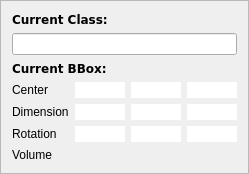
       <widget class="QFrame" name="frame">
        <property name="sizePolicy">
         <sizepolicy hsizetype="Preferred" vsizetype="Minimum">
          <horstretch>0</horstretch>
          <verstretch>0</verstretch>
         </sizepolicy>
        </property>
        <property name="minimumSize">
         <size>
          <width>230</width>
          <height>0</height>
         </size>
        </property>
        <property name="frameShape">
         <enum>QFrame::StyledPanel</enum>
        </property>
        <property name="frameShadow">
         <enum>QFrame::Sunken</enum>
        </property>
        <layout class="QVBoxLayout" name="verticalLayout_4">
         <item>
          <widget class="QLabel" name="current_label_title">
           <property name="sizePolicy">
            <sizepolicy hsizetype="Preferred" vsizetype="Maximum">
             <horstretch>0</horstretch>
             <verstretch>0</verstretch>
            </sizepolicy>
           </property>
           <property name="font">
            <font>
             <family>DejaVu Sans,Arial</family>
             <weight>75</weight>
             <bold>true</bold>
            </font>
           </property>
           <property name="text">
            <string>Current Class:</string>
           </property>
          </widget>
         </item>
         <item>
          <widget class="QLineEdit" name="current_class_lineedit">
           <property name="sizePolicy">
            <sizepolicy hsizetype="Minimum" vsizetype="Fixed">
             <horstretch>0</horstretch>
             <verstretch>0</verstretch>
            </sizepolicy>
           </property>
          </widget>
         </item>
         <item>
          <widget class="QLabel" name="current_bbox_title">
           <property name="sizePolicy">
            <sizepolicy hsizetype="Preferred" vsizetype="Maximum">
             <horstretch>0</horstretch>
             <verstretch>0</verstretch>
            </sizepolicy>
           </property>
           <property name="font">
            <font>
             <family>DejaVu Sans,Arial</family>
             <weight>75</weight>
             <bold>true</bold>
            </font>
           </property>
           <property name="text">
            <string>Current BBox:</string>
           </property>
          </widget>
         </item>
         <item>
          <layout class="QGridLayout" name="bbox_parameter_grid" rowminimumheight="0,0,0,0" columnminimumwidth="0,0,0,0">
           <property name="sizeConstraint">
            <enum>QLayout::SetDefaultConstraint</enum>
           </property>
           <property name="topMargin">
            <number>0</number>
           </property>
           <property name="verticalSpacing">
            <number>6</number>
           </property>
           <item row="2" column="1">
            <widget class="QLineEdit" name="rot_x_edit">
             <property name="sizePolicy">
              <sizepolicy hsizetype="Fixed" vsizetype="Fixed">
               <horstretch>0</horstretch>
               <verstretch>0</verstretch>
              </sizepolicy>
             </property>
             <property name="maximumSize">
              <size>
               <width>50</width>
               <height>25</height>
              </size>
             </property>
             <property name="sizeIncrement">
              <size>
               <width>0</width>
               <height>0</height>
              </size>
             </property>
             <property name="baseSize">
              <size>
               <width>0</width>
               <height>0</height>
              </size>
             </property>
             <property name="styleSheet">
              <string notr="true">color: #696969;</string>
             </property>
             <property name="frame">
              <bool>false</bool>
             </property>
             <property name="alignment">
              <set>Qt::AlignRight|Qt::AlignTrailing|Qt::AlignVCenter</set>
             </property>
             <property name="dragEnabled">
              <bool>false</bool>
             </property>
             <property name="readOnly">
              <bool>false</bool>
             </property>
             <property name="clearButtonEnabled">
              <bool>false</bool>
             </property>
            </widget>
           </item>
           <item row="1" column="2">
            <widget class="QLineEdit" name="width_edit">
             <property name="sizePolicy">
              <sizepolicy hsizetype="Fixed" vsizetype="Fixed">
               <horstretch>0</horstretch>
               <verstretch>0</verstretch>
              </sizepolicy>
             </property>
             <property name="maximumSize">
              <size>
               <width>50</width>
               <height>25</height>
              </size>
             </property>
             <property name="sizeIncrement">
              <size>
               <width>0</width>
               <height>0</height>
              </size>
             </property>
             <property name="baseSize">
              <size>
               <width>0</width>
               <height>0</height>
              </size>
             </property>
             <property name="styleSheet">
              <string notr="true">color: #696969;</string>
             </property>
             <property name="frame">
              <bool>false</bool>
             </property>
             <property name="alignment">
              <set>Qt::AlignRight|Qt::AlignTrailing|Qt::AlignVCenter</set>
             </property>
             <property name="dragEnabled">
              <bool>false</bool>
             </property>
            </widget>
           </item>
           <item row="2" column="3">
            <widget class="QLineEdit" name="rot_z_edit">
             <property name="sizePolicy">
              <sizepolicy hsizetype="Fixed" vsizetype="Fixed">
               <horstretch>0</horstretch>
               <verstretch>0</verstretch>
              </sizepolicy>
             </property>
             <property name="maximumSize">
              <size>
               <width>50</width>
               <height>25</height>
              </size>
             </property>
             <property name="sizeIncrement">
              <size>
               <width>0</width>
               <height>0</height>
              </size>
             </property>
             <property name="baseSize">
              <size>
               <width>0</width>
               <height>0</height>
              </size>
             </property>
             <property name="styleSheet">
              <string notr="true">color: #696969;</string>
             </property>
             <property name="frame">
              <bool>false</bool>
             </property>
             <property name="alignment">
              <set>Qt::AlignRight|Qt::AlignTrailing|Qt::AlignVCenter</set>
             </property>
             <property name="dragEnabled">
              <bool>false</bool>
             </property>
            </widget>
           </item>
           <item row="0" column="0">
            <widget class="QLabel" name="center_label">
             <property name="sizePolicy">
              <sizepolicy hsizetype="Maximum" vsizetype="Preferred">
               <horstretch>0</horstretch>
               <verstretch>0</verstretch>
              </sizepolicy>
             </property>
             <property name="text">
              <string>Center</string>
             </property>
            </widget>
           </item>
           <item row="2" column="0">
            <widget class="QLabel" name="rotations_label">
             <property name="sizePolicy">
              <sizepolicy hsizetype="Maximum" vsizetype="Preferred">
               <horstretch>0</horstretch>
               <verstretch>0</verstretch>
              </sizepolicy>
             </property>
             <property name="text">
              <string>Rotation</string>
             </property>
            </widget>
           </item>
           <item row="2" column="2">
            <widget class="QLineEdit" name="rot_y_edit">
             <property name="sizePolicy">
              <sizepolicy hsizetype="Fixed" vsizetype="Fixed">
               <horstretch>0</horstretch>
               <verstretch>0</verstretch>
              </sizepolicy>
             </property>
             <property name="maximumSize">
              <size>
               <width>50</width>
               <height>25</height>
              </size>
             </property>
             <property name="sizeIncrement">
              <size>
               <width>0</width>
               <height>0</height>
              </size>
             </property>
             <property name="baseSize">
              <size>
               <width>0</width>
               <height>0</height>
              </size>
             </property>
             <property name="styleSheet">
              <string notr="true">color: #696969;</string>
             </property>
             <property name="frame">
              <bool>false</bool>
             </property>
             <property name="alignment">
              <set>Qt::AlignRight|Qt::AlignTrailing|Qt::AlignVCenter</set>
             </property>
             <property name="dragEnabled">
              <bool>false</bool>
             </property>
             <property name="readOnly">
              <bool>false</bool>
             </property>
            </widget>
           </item>
           <item row="1" column="3">
            <widget class="QLineEdit" name="height_edit">
             <property name="sizePolicy">
              <sizepolicy hsizetype="Fixed" vsizetype="Fixed">
               <horstretch>0</horstretch>
               <verstretch>0</verstretch>
              </sizepolicy>
             </property>
             <property name="maximumSize">
              <size>
               <width>50</width>
               <height>25</height>
              </size>
             </property>
             <property name="sizeIncrement">
              <size>
               <width>0</width>
               <height>0</height>
              </size>
             </property>
             <property name="baseSize">
              <size>
               <width>0</width>
               <height>0</height>
              </size>
             </property>
             <property name="styleSheet">
              <string notr="true">color: #696969;</string>
             </property>
             <property name="frame">
              <bool>false</bool>
             </property>
             <property name="alignment">
              <set>Qt::AlignRight|Qt::AlignTrailing|Qt::AlignVCenter</set>
             </property>
             <property name="dragEnabled">
              <bool>false</bool>
             </property>
            </widget>
           </item>
           <item row="1" column="1">
            <widget class="QLineEdit" name="length_edit">
             <property name="sizePolicy">
              <sizepolicy hsizetype="Fixed" vsizetype="Fixed">
               <horstretch>0</horstretch>
               <verstretch>0</verstretch>
              </sizepolicy>
             </property>
             <property name="maximumSize">
              <size>
               <width>50</width>
               <height>25</height>
              </size>
             </property>
             <property name="sizeIncrement">
              <size>
               <width>0</width>
               <height>0</height>
              </size>
             </property>
             <property name="baseSize">
              <size>
               <width>0</width>
               <height>0</height>
              </size>
             </property>
             <property name="styleSheet">
              <string notr="true">color: #696969;</string>
             </property>
             <property name="frame">
              <bool>false</bool>
             </property>
             <property name="alignment">
              <set>Qt::AlignRight|Qt::AlignTrailing|Qt::AlignVCenter</set>
             </property>
             <property name="dragEnabled">
              <bool>false</bool>
             </property>
            </widget>
           </item>
           <item row="0" column="3">
            <widget class="QLineEdit" name="pos_z_edit">
             <property name="sizePolicy">
              <sizepolicy hsizetype="Fixed" vsizetype="Fixed">
               <horstretch>0</horstretch>
               <verstretch>0</verstretch>
              </sizepolicy>
             </property>
             <property name="maximumSize">
              <size>
               <width>50</width>
               <height>25</height>
              </size>
             </property>
             <property name="sizeIncrement">
              <size>
               <width>0</width>
               <height>0</height>
              </size>
             </property>
             <property name="baseSize">
              <size>
               <width>0</width>
               <height>0</height>
              </size>
             </property>
             <property name="styleSheet">
              <string notr="true">color: #696969;</string>
             </property>
             <property name="frame">
              <bool>false</bool>
             </property>
             <property name="alignment">
              <set>Qt::AlignRight|Qt::AlignTrailing|Qt::AlignVCenter</set>
             </property>
             <property name="dragEnabled">
              <bool>false</bool>
             </property>
            </widget>
           </item>
           <item row="1" column="0">
            <widget class="QLabel" name="dimensions_label">
             <property name="sizePolicy">
              <sizepolicy hsizetype="Maximum" vsizetype="Preferred">
               <horstretch>0</horstretch>
               <verstretch>0</verstretch>
              </sizepolicy>
             </property>
             <property name="text">
              <string>Dimension</string>
             </property>
            </widget>
           </item>
           <item row="0" column="2">
            <widget class="QLineEdit" name="pos_y_edit">
             <property name="sizePolicy">
              <sizepolicy hsizetype="Fixed" vsizetype="Fixed">
               <horstretch>0</horstretch>
               <verstretch>0</verstretch>
              </sizepolicy>
             </property>
             <property name="maximumSize">
              <size>
               <width>50</width>
               <height>25</height>
              </size>
             </property>
             <property name="sizeIncrement">
              <size>
               <width>0</width>
               <height>0</height>
              </size>
             </property>
             <property name="baseSize">
              <size>
               <width>0</width>
               <height>0</height>
              </size>
             </property>
             <property name="styleSheet">
              <string notr="true">color: #696969;</string>
             </property>
             <property name="frame">
              <bool>false</bool>
             </property>
             <property name="alignment">
              <set>Qt::AlignRight|Qt::AlignTrailing|Qt::AlignVCenter</set>
             </property>
             <property name="dragEnabled">
              <bool>false</bool>
             </property>
            </widget>
           </item>
           <item row="0" column="1">
            <widget class="QLineEdit" name="pos_x_edit">
             <property name="sizePolicy">
              <sizepolicy hsizetype="Fixed" vsizetype="Fixed">
               <horstretch>0</horstretch>
               <verstretch>0</verstretch>
              </sizepolicy>
             </property>
             <property name="maximumSize">
              <size>
               <width>50</width>
               <height>25</height>
              </size>
             </property>
             <property name="sizeIncrement">
              <size>
               <width>0</width>
               <height>0</height>
              </size>
             </property>
             <property name="baseSize">
              <size>
               <width>0</width>
               <height>0</height>
              </size>
             </property>
             <property name="styleSheet">
              <string notr="true">color: #696969;</string>
             </property>
             <property name="frame">
              <bool>false</bool>
             </property>
             <property name="alignment">
              <set>Qt::AlignRight|Qt::AlignTrailing|Qt::AlignVCenter</set>
             </property>
             <property name="dragEnabled">
              <bool>false</bool>
             </property>
            </widget>
           </item>
           <item row="3" column="0">
            <widget class="QLabel" name="volume_label">
             <property name="text">
              <string>Volume</string>
             </property>
            </widget>
           </item>
           <item row="3" column="1">
            <widget class="QLabel" name="volume_value_label">
             <property name="sizePolicy">
              <sizepolicy hsizetype="Fixed" vsizetype="Fixed">
               <horstretch>0</horstretch>
               <verstretch>0</verstretch>
              </sizepolicy>
             </property>
             <property name="maximumSize">
              <size>
               <width>50</width>
               <height>25</height>
              </size>
             </property>
             <property name="styleSheet">
              <string notr="true">color: #696969; margin-right: 3px;</string>
             </property>
             <property name="text">
              <string/>
             </property>
             <property name="alignment">
              <set>Qt::AlignRight|Qt::AlignTrailing|Qt::AlignVCenter</set>
             </property>
             <property name="indent">
              <number>0</number>
             </property>
            </widget>
           </item>
          </layout>
         </item>
        </layout>
       </widget>
